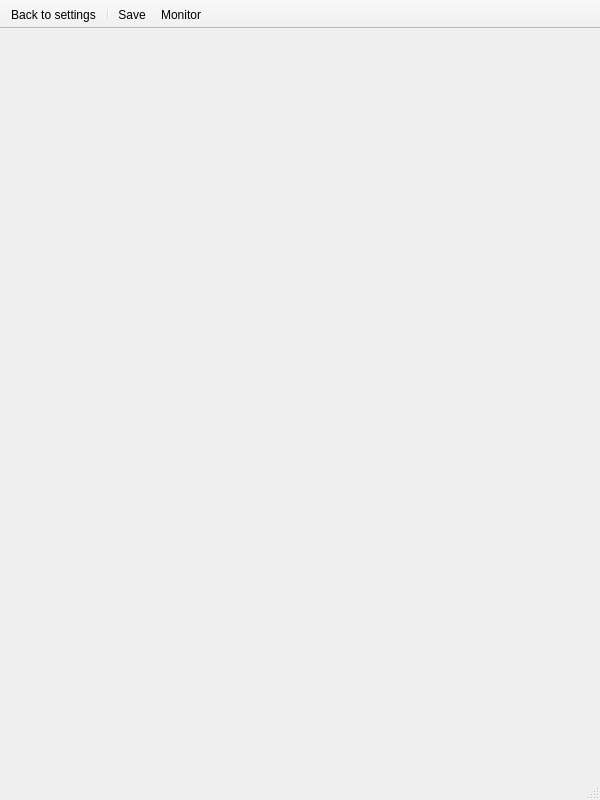
<?xml version="1.0" encoding="UTF-8"?>
<ui version="4.0">
 <class>mainWindow</class>
 <widget class="QMainWindow" name="mainWindow">
  <property name="geometry">
   <rect>
    <x>0</x>
    <y>0</y>
    <width>600</width>
    <height>800</height>
   </rect>
  </property>
  <property name="windowIcon">
   <iconset theme="preferences-desktop"/>
  </property>
  <widget class="QWidget" name="centralwidget"/>
  <widget class="QStatusBar" name="statusbar"/>
  <widget class="QToolBar" name="toolBar">
   <property name="contextMenuPolicy">
    <enum>Qt::CustomContextMenu</enum>
   </property>
   <property name="movable">
    <bool>false</bool>
   </property>
   <property name="allowedAreas">
    <set>Qt::TopToolBarArea</set>
   </property>
   <property name="toolButtonStyle">
    <enum>Qt::ToolButtonTextBesideIcon</enum>
   </property>
   <property name="floatable">
    <bool>false</bool>
   </property>
   <attribute name="toolBarArea">
    <enum>TopToolBarArea</enum>
   </attribute>
   <attribute name="toolBarBreak">
    <bool>false</bool>
   </attribute>
   <addaction name="actionBack"/>
   <addaction name="separator"/>
   <addaction name="actionSave"/>
   <addaction name="actionMonitor"/>
  </widget>
  <action name="actionSave">
   <property name="icon">
    <iconset theme="document-save"/>
   </property>
   <property name="text">
    <string>Save</string>
   </property>
   <property name="statusTip">
    <string>Save current changes</string>
   </property>
   <property name="shortcut">
    <string>Ctrl+S</string>
   </property>
  </action>
  <action name="actionBack">
   <property name="icon">
    <iconset theme="go-previous-view"/>
   </property>
   <property name="text">
    <string>Back to settings</string>
   </property>
   <property name="toolTip">
    <string>Back to overall settings</string>
   </property>
   <property name="statusTip">
    <string>Back to overall settings</string>
   </property>
   <property name="shortcutContext">
    <enum>Qt::ApplicationShortcut</enum>
   </property>
  </action>
  <action name="actionMonitor">
   <property name="icon">
    <iconset theme="preferences-desktop-display"/>
   </property>
   <property name="text">
    <string notr="true">Monitor</string>
   </property>
   <property name="toolTip">
    <string>Select monitor/desktop to configure</string>
   </property>
   <property name="statusTip">
    <string>Select monitor/desktop to configure</string>
   </property>
   <property name="menuRole">
    <enum>QAction::ApplicationSpecificRole</enum>
   </property>
  </action>
 </widget>
 <resources/>
 <connections/>
</ui>
